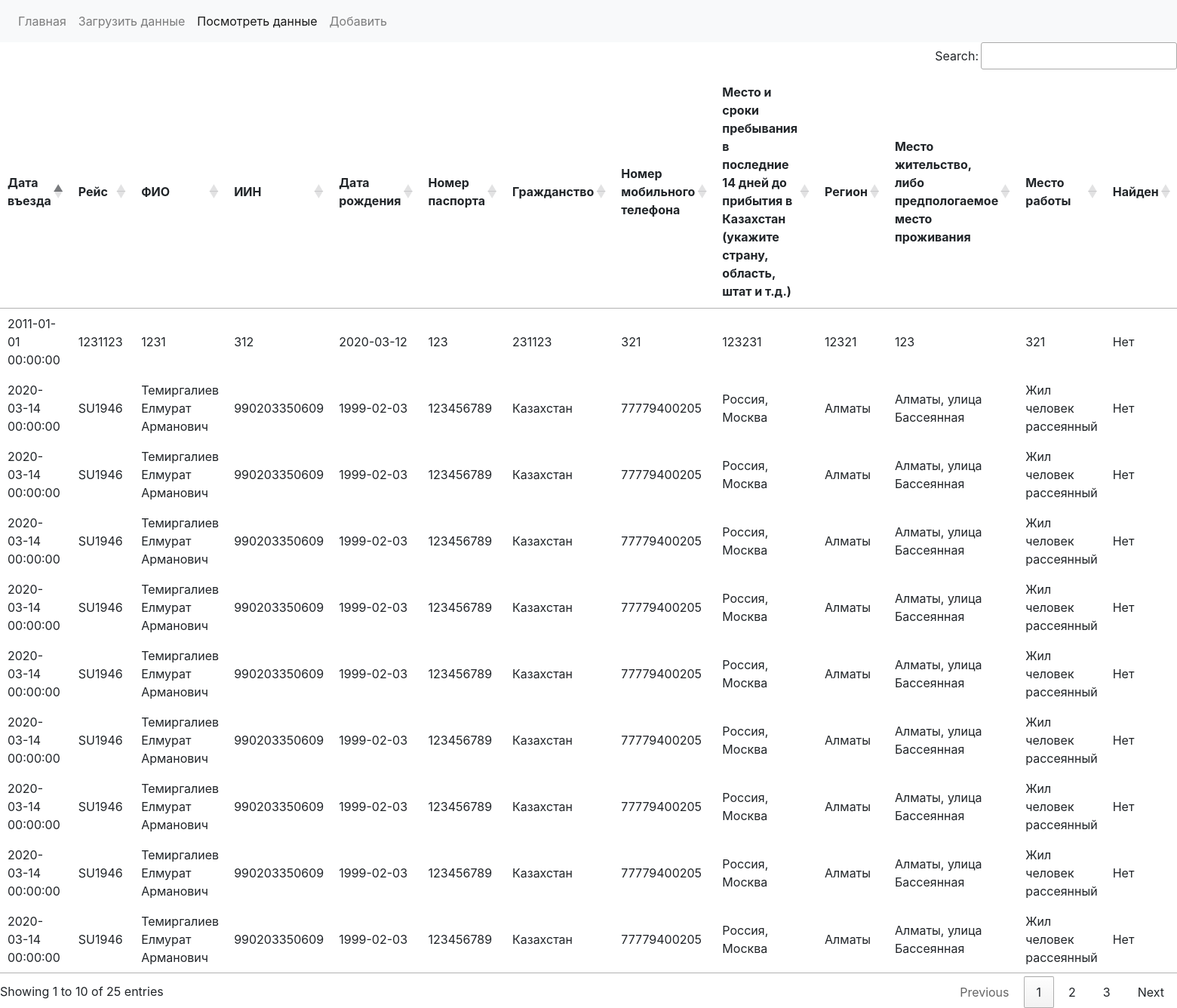
The page /show on the database its author committed.
### anti_corona/data/models.py (models this page shows, shortened)
class Person(db.Model):
    id = db.Column(db.Integer, primary_key=True)
    entry_date = db.Column(db.DateTime(), unique=False, nullable=False)
    flight = db.Column(db.String(10), unique=False, nullable=False)
    fullname = db.Column(db.String(120), unique=False, nullable=False)
    id_number = db.Column(db.String(12), unique=False, nullable=False)
    passport_number = db.Column(db.String(12), unique=False, nullable=False)
    birth_date = db.Column(db.Date(), unique=False, nullable=False)
    citizenship = db.Column(db.String(120), unique=False, nullable=False)
    phone = db.Column(db.String(20), unique=False, nullable=False)
    before_arrival = db.Column(db.String(120), unique=False, nullable=False)
    region = db.Column(db.String(120), unique=False, nullable=False)
    residence = db.Column(db.String(120), unique=False, nullable=False)
    work_place = db.Column(db.String(120), unique=False, nullable=False)
    found = db.Column(db.Boolean(), unique=False, nullable=False)
    hospitalized = db.Column(db.Boolean(), unique=False, nullable=False)
    hospital = db.Column(db.String(120), unique=False, nullable=False)
    def get(self, key):
        if isinstance(getattr(self, key), bool):
            return 'Да' if getattr(self, key) else 'Нет'
        return str(getattr(self, key))

### anti_corona/main/controllers.py (the view)
@main.route("/show")
def show():
	persons = Person.query.all()
	return render_template('show.html', attr_names=get_lang('ru'), atts=attributes, persons=persons)

### anti_corona/main/controllers.py (called while the page is built)
def get_lang(locale='ru'):
	return langs_dict[f"LANG_{locale.upper()}"]

### anti_corona/templates/show.html (shortened to what this page needs)
{% extends "base.html" %}
{% block style %}
<link rel="stylesheet" href="https://stackpath.bootstrapcdn.com/bootstrap/4.3.1/css/bootstrap.min.css">
<link rel="stylesheet" href="https://cdn.datatables.net/1.10.20/css/jquery.dataTables.min.css">
<link rel="stylesheet" href="https://cdn.datatables.net/buttons/1.6.1/css/buttons.dataTables.min.css">
{% endblock %}
{% block content %}
<table id='headerTable'>
	<thead>
		<tr>
			{% for column_name in atts %}
			<th>{{ attr_names[column_name] }}</th>
			{% endfor %}
		</tr>
	</thead>
	<tbody>
		{% for person in persons %}
		<tr>
			{% for key in atts %}
			<td>{{ person.get(key)  }}</td>
			{% endfor %}
		</tr>
		{% endfor %}
	</tbody>
</table>
{% endblock %}

### anti_corona/templates/base.html (shortened to what this page needs)
<!doctype html>
<html>
<head>
	{% block style %}{% endblock %}
</head>
<body>
	<nav class="navbar navbar-expand-lg navbar-light bg-light">
		<div class="collapse navbar-collapse" id="navbarNav">
			<ul class="navbar-nav">
				<li class="nav-item{{' active' if request.path=='/' else ''}}">
					<a class="nav-link" href="/">Главная</a>
				</li>
				<li class="nav-item {{' active' if request.path=='/upload' else ''}}">
					<a class="nav-link" href="/upload">Загрузить данные</a>
				</li>
				<li class="nav-item {{' active' if request.path=='/show' else ''}}">
					<a class="nav-link" href="/show">Посмотреть данные</a>
				</li>
				<li class="nav-item {{' active' if request.path=='/add' else ''}}">
					<a class="nav-link" href="/add">Добавить</a>
				</li>
			</ul>
		</div>
	</nav>
	{% block content %}
	{% endblock %}
</body>
</html>

### rows shown on the page
Person: get "2020-03-14 00:00:00" "SU1946" "Темиргалиев Елмурат Арманович" "990203350609" "1999-02-03" "123456789" "Казахстан" "77779400205" "Россия, Москва" "Алматы" "Алматы, улица Бассеянная" "Жил человек рассеянный" "Нет"
Person: get "2020-03-14 00:00:00" "SU1946" "Темиргалиев Елмурат Арманович" "990203350609" "1999-02-03" "123456789" "Казахстан" "77779400205" "Россия, Москва" "Алматы" "Алматы, улица Бассеянная" "Жил человек рассеянный" "Нет"
Person: get "2020-03-14 00:00:00" "SU1946" "Темиргалиев Елмурат Арманович" "990203350609" "1999-02-03" "123456789" "Казахстан" "77779400205" "Россия, Москва" "Алматы" "Алматы, улица Бассеянная" "Жил человек рассеянный" "Нет"
Person: get "2020-03-14 00:00:00" "SU1946" "Темиргалиев Елмурат Арманович" "990203350609" "1999-02-03" "123456789" "Казахстан" "77779400205" "Россия, Москва" "Алматы" "Алматы, улица Бассеянная" "Жил человек рассеянный" "Нет"
Person: get "2020-03-14 00:00:00" "SU1946" "Темиргалиев Елмурат Арманович" "990203350609" "1999-02-03" "123456789" "Казахстан" "77779400205" "Россия, Москва" "Алматы" "Алматы, улица Бассеянная" "Жил человек рассеянный" "Нет"
Person: get "2020-03-14 00:00:00" "SU1946" "Темиргалиев Елмурат Арманович" "990203350609" "1999-02-03" "123456789" "Казахстан" "77779400205" "Россия, Москва" "Алматы" "Алматы, улица Бассеянная" "Жил человек рассеянный" "Нет"
Person: get "2020-03-14 00:00:00" "SU1946" "Темиргалиев Елмурат Арманович" "990203350609" "1999-02-03" "123456789" "Казахстан" "77779400205" "Россия, Москва" "Алматы" "Алматы, улица Бассеянная" "Жил человек рассеянный" "Нет"
Person: get "2020-03-14 00:00:00" "SU1946" "Темиргалиев Елмурат Арманович" "990203350609" "1999-02-03" "123456789" "Казахстан" "77779400205" "Россия, Москва" "Алматы" "Алматы, улица Бассеянная" "Жил человек рассеянный" "Нет"
Person: get "2020-03-14 00:00:00" "SU1946" "Темиргалиев Елмурат Арманович" "990203350609" "1999-02-03" "123456789" "Казахстан" "77779400205" "Россия, Москва" "Алматы" "Алматы, улица Бассеянная" "Жил человек рассеянный" "Нет"
Person: get "2011-01-01 00:00:00" "1231123" "1231" "312" "2020-03-12" "123" "231123" "321" "123231" "12321" "123" "321" "Нет"

### other values the page prints
{{ attr_names[column_name] }} "Дата въезда" "Рейс" "ФИО" "ИИН" "Дата рождения" "Номер паспорта" "Гражданство" "Номер мобильного телефона" "Место и сроки пребывания в последние 14 дней до прибытия в Казахстан (укажите страну, область, штат и т.д.)" "Регион" "Место жительство, либо предпологаемое место проживания" "Место работы" "Найден"
